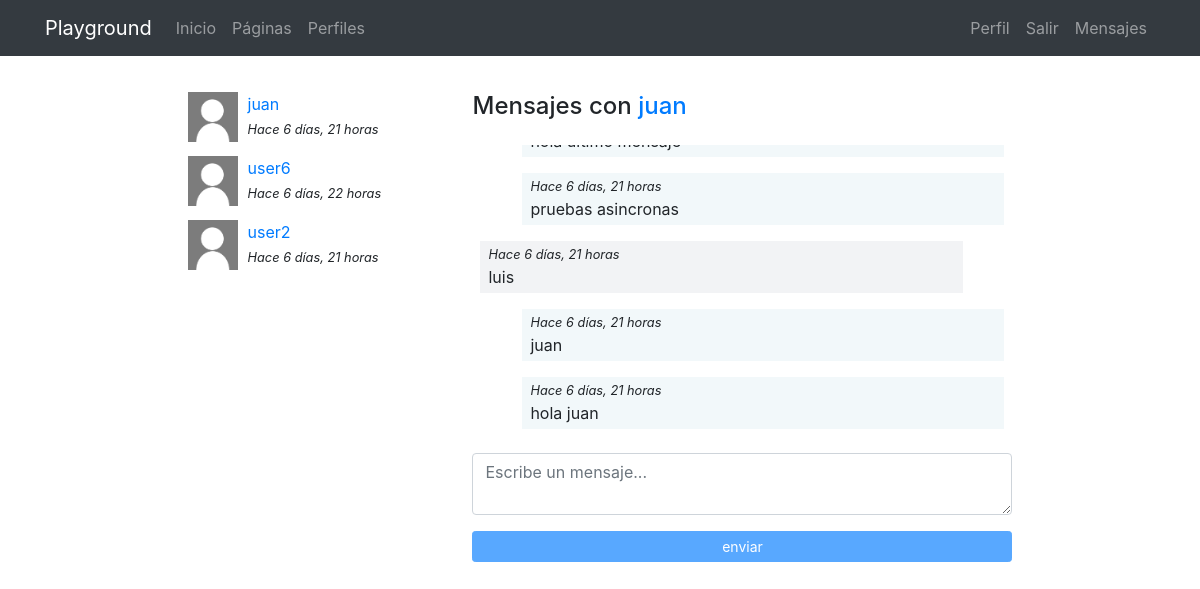
The app's page /messenger/thread/1/ (signed in), older data.
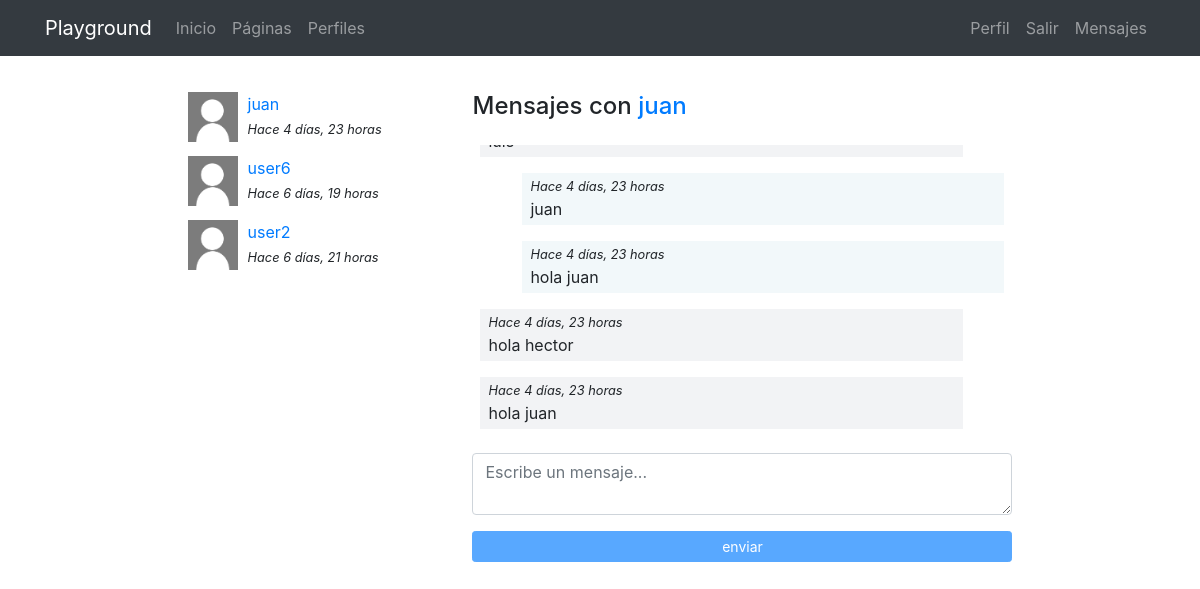
The same page, newer data.
### messenger/models.py (models this page shows)
class Thread(models.Model):
    users = models.ManyToManyField(User, related_name='threads')
    messages = models.ManyToManyField(Message)
    updated = models.DateTimeField(auto_now=True)
    objects = ThreadManager()
    class Meta:
        ordering = ['-updated']

class Message(models.Model):
    user = models.ForeignKey(User, on_delete=models.CASCADE)
    content = models.TextField()
    created = models.DateTimeField(auto_now_add=True)
    class Meta:
        ordering = ['created']

### messenger/views.py (the view)
# urls.py: path('thread/<int:pk>/', ThreadDetail.as_view(), name='detail'),
@method_decorator(login_required, name='dispatch')
class ThreadDetail(DetailView):
    model = Thread
    def get_object(self):
        obj = super(ThreadDetail, self).get_object()
        if self.request.user not in obj.users.all():
            raise Http404()
        return obj

### messenger/templates/messenger/thread_detail.html (shortened to what this page needs)
{% extends 'core/base.html' %}
{% load static %}
{% block content %}
<main role="main">
  <div class="container">
    <div class="row mt-3">
      <div class="col-md-9 mx-auto mb-5">
        <div class="row">
          <div class="col-md-4">
            {% for thread in request.user.threads.all %}
              {% if thread.messages.all|length > 0 %}
                <div class="mb-3">
                  {% for user in thread.users.all %}
                    {% if user != request.user %}
                      {% if user.profile.avatar %}
                        <img src="{{user.profile.avatar.url}}" class="avatar">
                      {% else %}
                        <img src="{% static 'registration/img/no-avatar.jpg' %}" class="avatar">
                      {% endif %}
                      <div>
                        <a href="{% url 'messenger:detail' thread.pk %}">{{user}}</a><br>
                        <small><i>Hace {{thread.messages.last.created|timesince}}</i></small>
                      </div>
                    {% endif %}
                  {% endfor %}
                </div>
              {% endif %}
            {% endfor %}
          </div>
          <div class="col-md-8">
            {% for user in thread.users.all %}
              {% if user != request.user %}
                <h4 class="mb-4">Mensajes con <a href="{% url 'profiles:profile_detail' user %} ">{{user}}</a></h4>
              {% endif %}
            {% endfor %}
            <div class="thread" id="thread">
              {% for message in object.messages.all %}
                <div {% if request.user == message.user %}class="mine mb-3"{% else %}class="other mb-3"{% endif %}>
                  <small><i>Hace {{thread.messages.last.created|timesince}}</i></small><br>
                  {{message.content}}
                </div>
              {% endfor %}
            </div>
            <textarea id="content" class="form-control mt-2" rows="2" placeholder="Escribe un mensaje..."></textarea>
            <button id="send" class="btn btn-primary btn-sm btn-block mt-3" disabled>enviar</button>
          </div>
        </div>
    </div>
  </div>
</main>
{% endblock %}

Row changes from the older to the newer data that the page shows:
no longer on this page (row unchanged): Message: {{ thread.messages.last.created|timesince }} "6 días, 21 horas", content "pruebas asincronas"
no longer on this page (row unchanged): Message: {{ thread.messages.last.created|timesince }} "6 días, 21 horas", content "luis"
changed Thread: messages.last.created "6 días, 21 horas" → "4 días, 23 horas"
changed Thread: messages.last.created "6 días, 22 horas" → "6 días, 19 horas"
added Message: {{ thread.messages.last.created|timesince }} "4 días, 23 horas", content "hola hector"
added Message: {{ thread.messages.last.created|timesince }} "4 días, 23 horas", content "hola juan"
